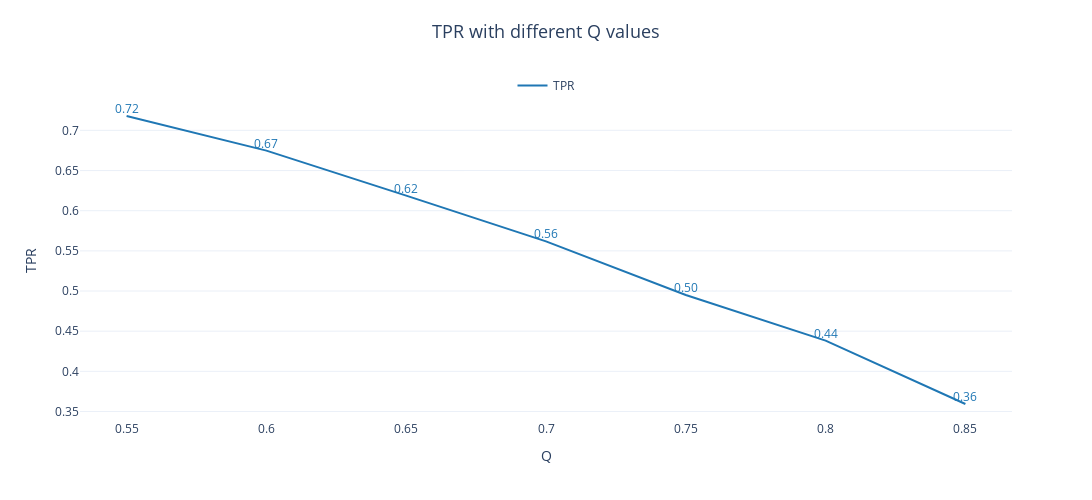
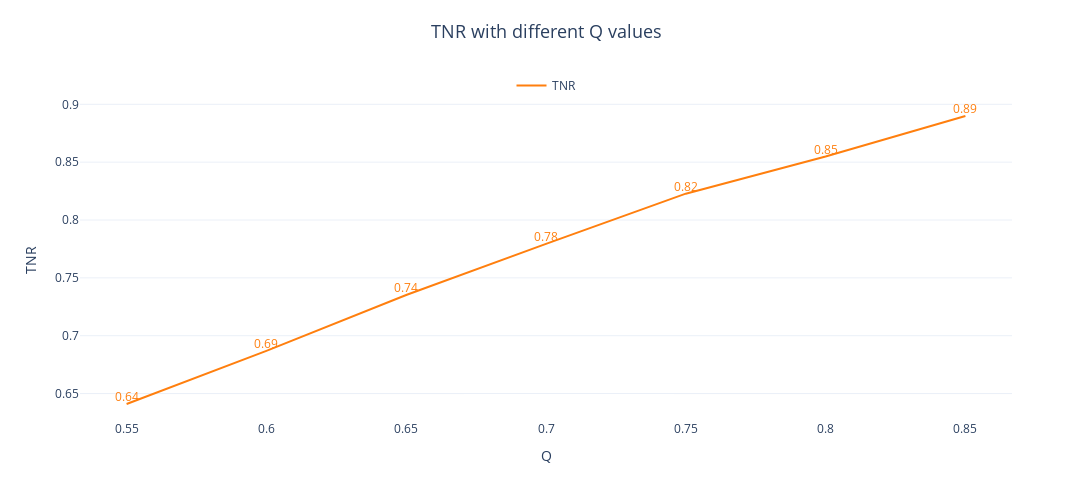
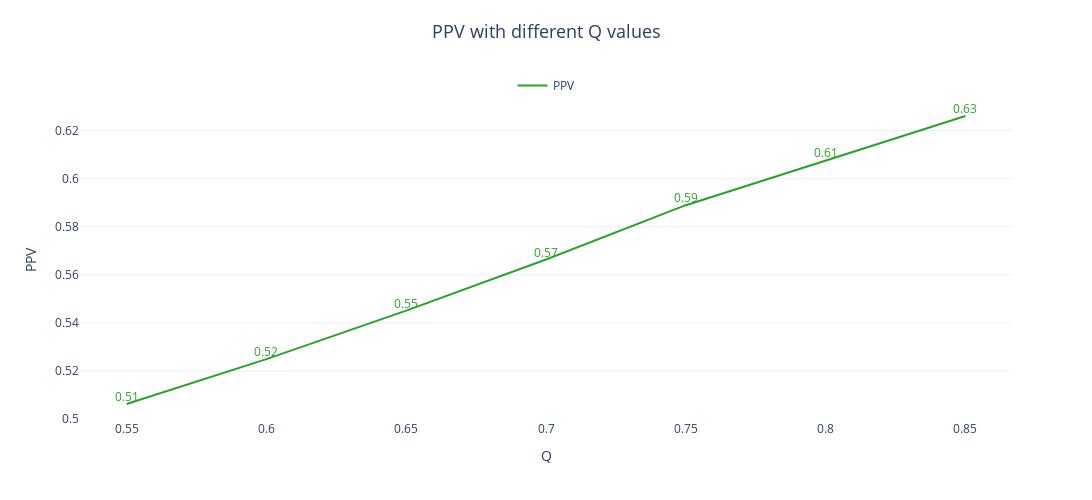
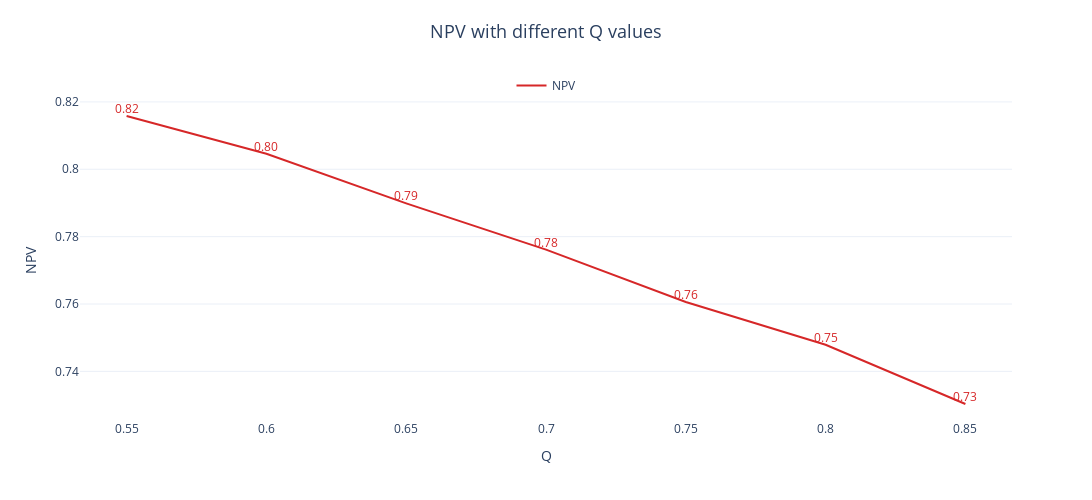

These figures' notebook cell, in order:
### Code cell
for i, col in enumerate(results_valve1.columns[1:]):
    fig = go.Figure()

    fig.add_trace(go.Scatter(mode='lines+text', x=results_valve1.Q, y=results_valve1[f'{col}'],
                            marker=dict(color=colors[i]),
                            texttemplate='%{y:.2f}', textposition='top center',
                            textfont=dict(color=colors[i], size=12),
                            name=f'{col}',
                            showlegend=True)
                    )

    fig.update_layout(height=400,width=900, template='plotly_white',
                    title=dict(text=f'{col} with different Q values', font=dict(size=18), x=.5, y=.95),
                    yaxis=dict(title=f'{col}', side='left', showgrid=True,),
                    xaxis=dict(title='Q', showgrid=False),
                    legend=dict(orientation="h", yanchor="bottom", y=1, x=0.5, xanchor="center"),
                    )

    fig.show()

### Figure 1 — Plotly figure (JSON) as saved in the notebook; plotly's stock layout.template omitted (floating-point values rounded to 4 significant figures)
{"data": [{"marker": {"color": "#1f77b4"}, "mode": "lines+text", "name": "TPR", "showlegend": true, "textfont": {"color": "#1f77b4", "size": 12}, "textposition": "top center", "texttemplate": "%{y:.2f}", "type": "scatter", "x": [0.55, 0.6, 0.65, 0.7, 0.75, 0.8, 0.85], "y": [0.7179, 0.6748, 0.6187, 0.5618, 0.4951, 0.4382, 0.3593]}], "layout": {"height": 500, "legend": {"orientation": "h", "x": 0.5, "xanchor": "center", "y": 1, "yanchor": "bottom"}, "title": {"font": {"size": 18}, "text": "TPR with different Q values", "x": 0.5, "y": 0.95}, "width": 1200, "xaxis": {"showgrid": false, "title": {"text": "Q"}}, "yaxis": {"showgrid": true, "side": "left", "title": {"text": "TPR"}}}}

### Figure 2 — Plotly figure (JSON) as saved in the notebook; plotly's stock layout.template omitted (floating-point values rounded to 4 significant figures)
{"data": [{"marker": {"color": "#ff7f0e"}, "mode": "lines+text", "name": "TNR", "showlegend": true, "textfont": {"color": "#ff7f0e", "size": 12}, "textposition": "top center", "texttemplate": "%{y:.2f}", "type": "scatter", "x": [0.55, 0.6, 0.65, 0.7, 0.75, 0.8, 0.85], "y": [0.641, 0.6868, 0.7352, 0.7794, 0.8228, 0.8549, 0.8899]}], "layout": {"height": 500, "legend": {"orientation": "h", "x": 0.5, "xanchor": "center", "y": 1, "yanchor": "bottom"}, "title": {"font": {"size": 18}, "text": "TNR with different Q values", "x": 0.5, "y": 0.95}, "width": 1200, "xaxis": {"showgrid": false, "title": {"text": "Q"}}, "yaxis": {"showgrid": true, "side": "left", "title": {"text": "TNR"}}}}

### Figure 3 — Plotly figure (JSON) as saved in the notebook; plotly's stock layout.template omitted (floating-point values rounded to 4 significant figures)
{"data": [{"marker": {"color": "#2ca02c"}, "mode": "lines+text", "name": "PPV", "showlegend": true, "textfont": {"color": "#2ca02c", "size": 12}, "textposition": "top center", "texttemplate": "%{y:.2f}", "type": "scatter", "x": [0.55, 0.6, 0.65, 0.7, 0.75, 0.8, 0.85], "y": [0.5063, 0.525, 0.5451, 0.5664, 0.589, 0.6077, 0.6261]}], "layout": {"height": 500, "legend": {"orientation": "h", "x": 0.5, "xanchor": "center", "y": 1, "yanchor": "bottom"}, "title": {"font": {"size": 18}, "text": "PPV with different Q values", "x": 0.5, "y": 0.95}, "width": 1200, "xaxis": {"showgrid": false, "title": {"text": "Q"}}, "yaxis": {"showgrid": true, "side": "left", "title": {"text": "PPV"}}}}

### Figure 4 — Plotly figure (JSON) as saved in the notebook; plotly's stock layout.template omitted (floating-point values rounded to 4 significant figures)
{"data": [{"marker": {"color": "#d62728"}, "mode": "lines+text", "name": "NPV", "showlegend": true, "textfont": {"color": "#d62728", "size": 12}, "textposition": "top center", "texttemplate": "%{y:.2f}", "type": "scatter", "x": [0.55, 0.6, 0.65, 0.7, 0.75, 0.8, 0.85], "y": [0.8158, 0.8046, 0.7899, 0.7762, 0.7606, 0.7479, 0.7303]}], "layout": {"height": 500, "legend": {"orientation": "h", "x": 0.5, "xanchor": "center", "y": 1, "yanchor": "bottom"}, "title": {"font": {"size": 18}, "text": "NPV with different Q values", "x": 0.5, "y": 0.95}, "width": 1200, "xaxis": {"showgrid": false, "title": {"text": "Q"}}, "yaxis": {"showgrid": true, "side": "left", "title": {"text": "NPV"}}}}
